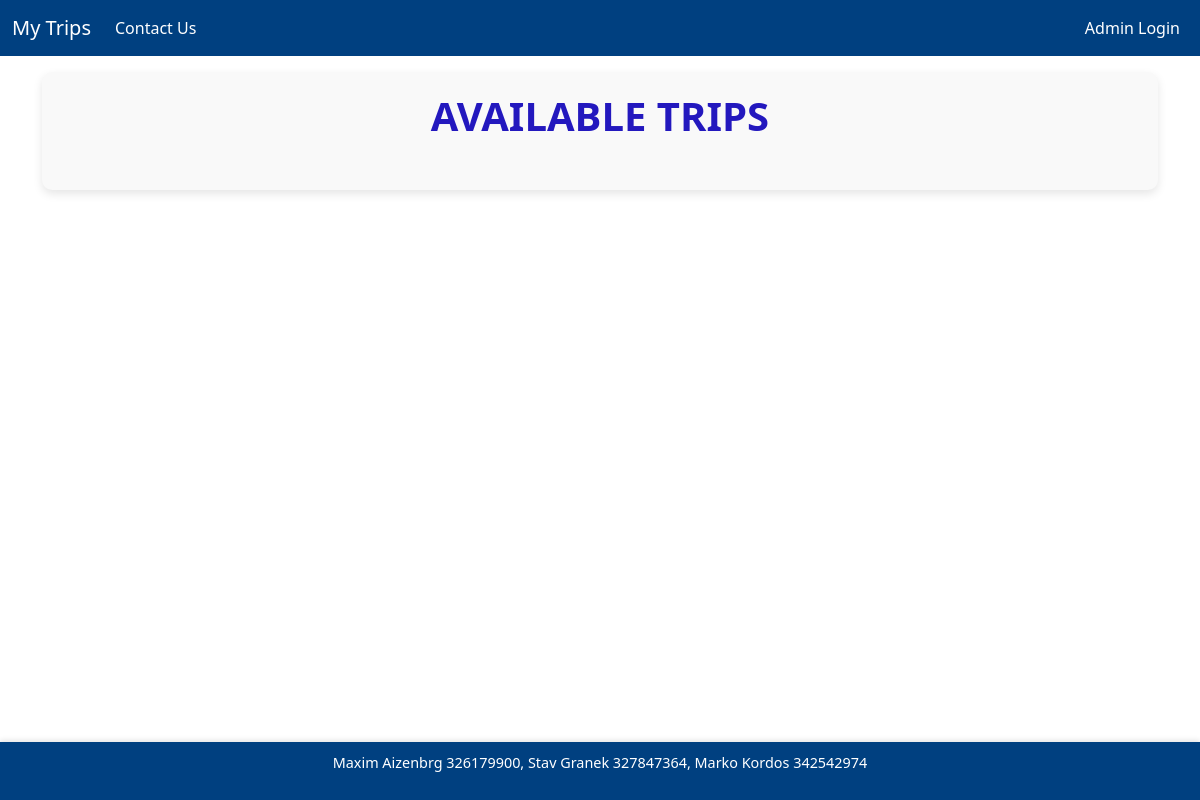
The app's page /, older data.
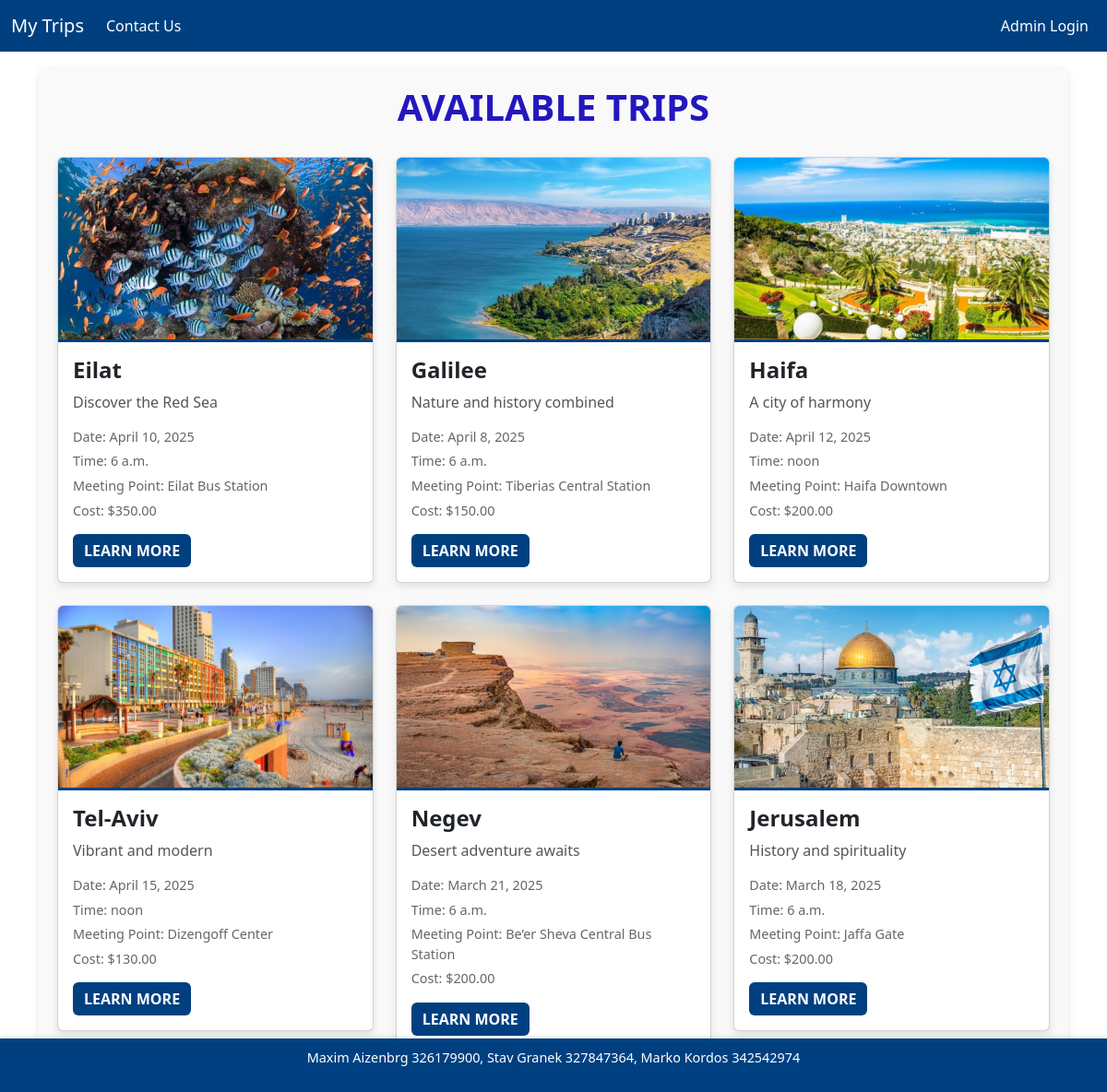
The same page, newer data.
### main/models.py (models this page shows, shortened)
class Trip(models.Model):
    trip_id = models.AutoField(primary_key=True)
    name = models.CharField(max_length=100)
    minimizedDescription = models.TextField(null = True)
    description = models.TextField()
    image = models.ImageField(upload_to='trip_images/')
    date = models.DateField()
    time = models.TimeField()
    meeting_point = models.CharField(max_length=200)
    cost = models.DecimalField(max_digits=10, decimal_places=2)

### main/views.py (the view)
# urls.py: path("", views.home, name="home"),
def home(request):
    trips = Trip.objects.all()
    return render(request, "main/trip_list.html",{"trips": trips})

### main/templates/main/trip_list.html (shortened to what this page needs)
{% extends 'main/mainlayout.html' %}
{% load static %}
{% block content %}
<div class="main-container mt-4">
    <h1 style="color:#2318be;" class="text-center">Available Trips</h1>
    <div class="row">
        {% for trip in trips %}
        <div class="col-md-4 mb-4">
            <div class="card">
                <img src="{{ trip.image.url }}" class="card-img-top" alt="{{ trip.name }}">
                <div class="card-body">
                    <h5 class="card-title">{{ trip.name }}</h5>
                    <p class="card-text">{{ trip.minimizedDescription }}</p>
                    <ul>
                        <li>Date: {{ trip.date }}</li>
                        <li>Time: {{ trip.time }}</li>
                        <li>Meeting Point: {{ trip.meeting_point }}</li>
                        <li>Cost: ${{ trip.cost }}</li>
                    </ul>
                    <a href="{% url 'trip_info' trip.trip_id %}" class="btn btn-primary">Learn More</a>
                </div>
            </div>
        </div>
        {% endfor %}
    </div>
</div>
{% endblock %}

### main/templates/main/mainlayout.html (shortened to what this page needs)
{% load static %}
<!DOCTYPE html>
<html lang="en">
<head>
    <link rel="stylesheet" href="https://cdn.jsdelivr.net/npm/bootstrap@5.3.3/dist/css/bootstrap.min.css">
    <link rel="stylesheet" href="{% static 'main/css/test.css' %}">
    <link href="https://cdn.jsdelivr.net/npm/bootstrap@5.3.0-alpha1/dist/css/bootstrap.min.css" rel="stylesheet">
</head>
<body>
    <nav class="navbar navbar-expand-lg navbar-custom fixed-top">
        <div class="container-fluid">
            <a class="navbar-brand" href="{% url 'trip_list' %}">My Trips</a>
            <div class="collapse navbar-collapse" id="navbarNav">
                <ul class="navbar-nav me-auto">
                    <li class="nav-item">
                        <a class="nav-link" href="{% url 'contact_us' %}">Contact Us</a>
                    </li>
                </ul>
                <ul class="navbar-nav ms-auto">
                    {% if not user.is_superuser %}
                    <li class="nav-item">
                        <a class="nav-link" href="{% url 'login' %}">Admin Login</a>
                    </li>
                    {% endif %}
                </ul>
            </div>
        </div>
    </nav>
    <main class="container mt-5">
        {% block content %}
        {% endblock %}
    </main>
    <footer>
        <p>Maxim Aizenbrg 326179900, Stav Granek 327847364, Marko Kordos 342542974</p>
    </footer>
</body>
</html>

### main/static/main/css/test.css (style rules this page uses)
body { margin: 0; font-family: Arial, sans-serif; color: #333; background-color: #f9f9f9; display: flex; flex-direction: column; min-height: 100vh; overflow-x: hidden; }
.main-container { background-color: #f9f9f9; padding: 20px; border-radius: 10px; box-shadow: 0 4px 10px rgba(0, 0, 0, 0.1); display: flex; flex-direction: column; justify-content: center; align-items: center; }
.container h1 { color: #004080; margin-bottom: 30px; text-transform: uppercase; font-weight: bold; }
.card { border: none; border-radius: 10px; box-shadow: 0 4px 8px rgba(0, 0, 0, 0.1); transition: transform 0.2s, box-shadow 0.2s; overflow: hidden; height:max-content; }
.card-img-top { width: 100%; height: 200px; object-fit: cover; border-bottom: 3px solid #004080; }
.card-title { font-size: 1.5rem; color: #004080; font-weight: bold; }
.card-text { font-size: 1rem; color: #555; margin-bottom: 15px; }
.card ul { padding: 0; list-style: none; font-size: 0.9rem; color: #666; margin-bottom: 15px; }
.card ul li { margin-bottom: 5px; }
.card .btn { background-color: #004080; border: none; color: #fff; text-transform: uppercase; font-weight: bold; transition: background-color 0.2s; }
footer { background-color: #004080; color: #fff; text-align: center; padding: 10px 20px; font-size: 0.9rem; position: fixed; bottom: 0; width: 100%; box-shadow: 0 -2px 5px rgba(0, 0, 0, 0.1); }
.navbar-custom { background-color: #004080; }
.navbar-custom .nav-link, .navbar-custom .navbar-brand { color: white; }

Row changes from the older to the newer data that the page shows:
added Trip: image (picture), name "Eilat", minimizedDescription "Discover the Red Sea", date "April 10, 2025", time "6 a.m.", meeting_point "Eilat Bus Station", cost "350.00"
added Trip: image (picture), name "Galilee", minimizedDescription "Nature and history combined", date "April 8, 2025", time "6 a.m.", meeting_point "Tiberias Central Station", cost "150.00"
added Trip: image (picture), name "Haifa", minimizedDescription "A city of harmony", date "April 12, 2025", time "noon", meeting_point "Haifa Downtown", cost "200.00"
added Trip: image (picture), name "Tel-Aviv", minimizedDescription "Vibrant and modern", date "April 15, 2025", time "noon", meeting_point "Dizengoff Center", cost "130.00"
added Trip: image (picture), name "Negev", minimizedDescription "Desert adventure awaits", date "March 21, 2025", time "6 a.m.", meeting_point "Be’er Sheva Central Bus Station", cost "200.00"
added Trip: image (picture), name "Jerusalem", minimizedDescription "History and spirituality", date "March 18, 2025", time "6 a.m.", meeting_point "Jaffa Gate", cost "200.00"
